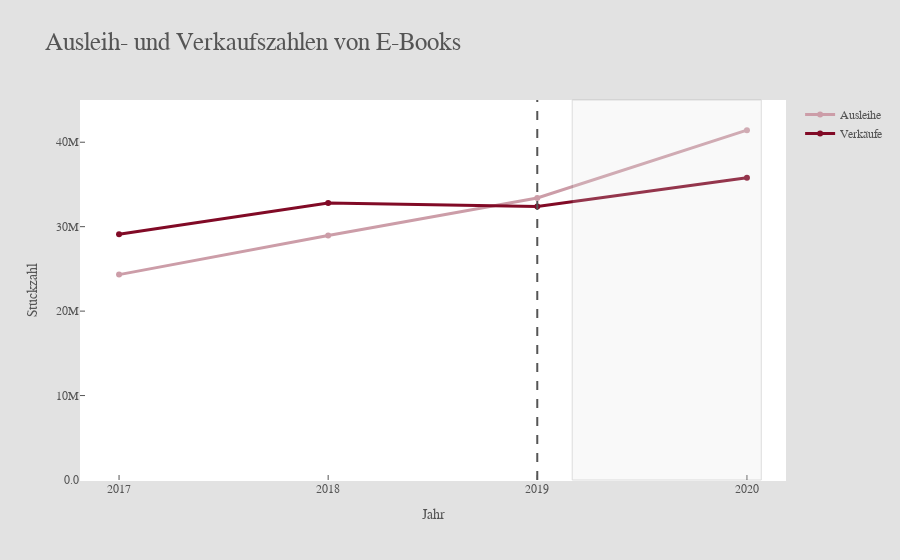

The notebook cell saved with this chart:
### Markdown cell above
### Ausleih und Verkaufszahlen von E-Books

Erkennbar ist, dass die Verkaufszahlen seit 2017 stagnieren, während die Ausleihe steigen. Diese haben 2019 erstmals die Verkaufszahlen überstiegen. Während dem seit der Covid-19-Pandemie sind keine besonderen Entwicklung zu bemerken.

### Code cell
fig = go.Figure()

# traces: lendings and sales
fig.add_trace(go.Scatter(x=df['year'], y=df['digital_lendings'], name='Ausleihe', line=dict(color='#CC9DA8', width=3)))
fig.add_trace(go.Scatter(x=df['year'], y=df['ebook_sales'], name='Verkäufe', line=dict(color='#810a26', width=3)))

fig.update_traces(hovertemplate='%{x}: %{y} E-Books')

# layout
fig.update_layout(title='Ausleih- und Verkaufszahlen von E-Books',
                    title_font_size=25,

                    xaxis_title='Jahr',
                    yaxis_title='Stückzahl',

                    font_family='Gravitas One',
                    font_color='#555555',

                    paper_bgcolor='#e2e2e2',
                    plot_bgcolor='#ffffff',
                   )

fig.update_xaxes(dtick="M12", tickformat="%Y", tick0='2017-12-31', title_text='Jahr', ticks='inside', tickcolor='#555555', fixedrange=True)
fig.update_yaxes(dtick=10000000, tick0=0, tickformat='.2s', ticks='inside', fixedrange=True, range=[0, 45000000], tickcolor='#555555')

# adding markers to indicate covid-19 and the point where lendings become higher than sales
fig.add_vline('2019-12-31', line=dict(color='#555555', width=2, dash='dash'))
fig.add_vrect(x0='2020-03-01', x1='2021-01-25', fillcolor='#e2e2e2', opacity=0.2, line=dict(color='#555555', width=1))

fig.show()

### Figure 1 — Plotly figure (JSON) as saved in the notebook; plotly's stock layout.template omitted (floating-point values rounded to 4 significant figures)
{"data": [{"hovertemplate": "%{x}: %{y} E-Books", "line": {"color": "#CC9DA8", "width": 3}, "name": "Ausleihe", "type": "scatter", "x": ["2017-12-31T00:00:00", "2018-12-31T00:00:00", "2019-12-31T00:00:00", "2020-12-31T00:00:00"], "y": [24323654, 28950460, 33389881, 41432276]}, {"hovertemplate": "%{x}: %{y} E-Books", "line": {"color": "#810a26", "width": 3}, "name": "Verkäufe", "type": "scatter", "x": ["2017-12-31T00:00:00", "2018-12-31T00:00:00", "2019-12-31T00:00:00", "2020-12-31T00:00:00"], "y": [29100000, 32800000, 32400000, 35800000]}], "layout": {"font": {"color": "#555555", "family": "Gravitas One"}, "paper_bgcolor": "#e2e2e2", "plot_bgcolor": "#ffffff", "shapes": [{"line": {"color": "#555555", "dash": "dash", "width": 2}, "type": "line", "x0": "2019-12-31", "x1": "2019-12-31", "xref": "x", "y0": 0, "y1": 1, "yref": "y domain"}, {"fillcolor": "#e2e2e2", "line": {"color": "#555555", "width": 1}, "opacity": 0.2, "type": "rect", "x0": "2020-03-01", "x1": "2021-01-25", "xref": "x", "y0": 0, "y1": 1, "yref": "y domain"}], "title": {"font": {"size": 25}, "text": "Ausleih- und Verkaufszahlen von E-Books"}, "xaxis": {"dtick": "M12", "fixedrange": true, "tick0": "2017-12-31", "tickcolor": "#555555", "tickformat": "%Y", "ticks": "inside", "title": {"text": "Jahr"}}, "yaxis": {"dtick": 10000000, "fixedrange": true, "range": [0, 45000000], "tick0": 0, "tickcolor": "#555555", "tickformat": ".2s", "ticks": "inside", "title": {"text": "Stückzahl"}}}}
